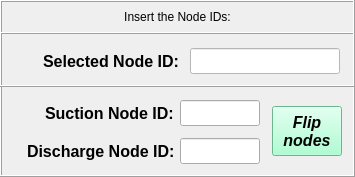
     <widget class="QFrame" name="frame_7">
      <property name="geometry">
       <rect>
        <x>68</x>
        <y>336</y>
        <width>355</width>
        <height>177</height>
       </rect>
      </property>
      <property name="frameShape">
       <enum>QFrame::Box</enum>
      </property>
      <property name="frameShadow">
       <enum>QFrame::Raised</enum>
      </property>
      <widget class="QLabel" name="label_7">
       <property name="geometry">
        <rect>
         <x>0</x>
         <y>0</y>
         <width>355</width>
         <height>34</height>
        </rect>
       </property>
       <property name="minimumSize">
        <size>
         <width>355</width>
         <height>34</height>
        </size>
       </property>
       <property name="maximumSize">
        <size>
         <width>355</width>
         <height>34</height>
        </size>
       </property>
       <property name="font">
        <font>
         <italic>false</italic>
        </font>
       </property>
       <property name="frameShape">
        <enum>QFrame::Box</enum>
       </property>
       <property name="frameShadow">
        <enum>QFrame::Raised</enum>
       </property>
       <property name="text">
        <string>Insert the Node IDs:</string>
       </property>
       <property name="alignment">
        <set>Qt::AlignCenter</set>
       </property>
      </widget>
      <widget class="QLineEdit" name="lineEdit_id_labels_2">
       <property name="enabled">
        <bool>false</bool>
       </property>
       <property name="geometry">
        <rect>
         <x>8</x>
         <y>100</y>
         <width>170</width>
         <height>26</height>
        </rect>
       </property>
       <property name="minimumSize">
        <size>
         <width>170</width>
         <height>26</height>
        </size>
       </property>
       <property name="maximumSize">
        <size>
         <width>170</width>
         <height>26</height>
        </size>
       </property>
       <property name="palette">
        <palette>
         <active>
          <colorrole role="WindowText">
           <brush brushstyle="SolidPattern">
            <color alpha="255">
             <red>0</red>
             <green>0</green>
             <blue>0</blue>
            </color>
           </brush>
          </colorrole>
          <colorrole role="Dark">
           <brush brushstyle="SolidPattern">
            <color alpha="255">
             <red>0</red>
             <green>0</green>
             <blue>0</blue>
            </color>
           </brush>
          </colorrole>
          <colorrole role="Text">
           <brush brushstyle="SolidPattern">
            <color alpha="255">
             <red>0</red>
             <green>0</green>
             <blue>0</blue>
            </color>
           </brush>
          </colorrole>
          <colorrole role="ButtonText">
           <brush brushstyle="SolidPattern">
            <color alpha="255">
             <red>0</red>
             <green>0</green>
             <blue>0</blue>
            </color>
           </brush>
          </colorrole>
         </active>
         <inactive>
          <colorrole role="WindowText">
           <brush brushstyle="SolidPattern">
            <color alpha="255">
             <red>0</red>
             <green>0</green>
             <blue>0</blue>
            </color>
           </brush>
          </colorrole>
          <colorrole role="Dark">
           <brush brushstyle="SolidPattern">
            <color alpha="255">
             <red>0</red>
             <green>0</green>
             <blue>0</blue>
            </color>
           </brush>
          </colorrole>
          <colorrole role="Text">
           <brush brushstyle="SolidPattern">
            <color alpha="255">
             <red>0</red>
             <green>0</green>
             <blue>0</blue>
            </color>
           </brush>
          </colorrole>
          <colorrole role="ButtonText">
           <brush brushstyle="SolidPattern">
            <color alpha="255">
             <red>0</red>
             <green>0</green>
             <blue>0</blue>
            </color>
           </brush>
          </colorrole>
         </inactive>
         <disabled>
          <colorrole role="WindowText">
           <brush brushstyle="SolidPattern">
            <color alpha="255">
             <red>0</red>
             <green>0</green>
             <blue>0</blue>
            </color>
           </brush>
          </colorrole>
          <colorrole role="Dark">
           <brush brushstyle="SolidPattern">
            <color alpha="255">
             <red>0</red>
             <green>0</green>
             <blue>0</blue>
            </color>
           </brush>
          </colorrole>
          <colorrole role="Text">
           <brush brushstyle="SolidPattern">
            <color alpha="255">
             <red>0</red>
             <green>0</green>
             <blue>0</blue>
            </color>
           </brush>
          </colorrole>
          <colorrole role="ButtonText">
           <brush brushstyle="SolidPattern">
            <color alpha="255">
             <red>0</red>
             <green>0</green>
             <blue>0</blue>
            </color>
           </brush>
          </colorrole>
         </disabled>
        </palette>
       </property>
       <property name="font">
        <font>
         <family>Arial</family>
         <pointsize>12</pointsize>
         <weight>75</weight>
         <italic>false</italic>
         <bold>true</bold>
        </font>
       </property>
       <property name="focusPolicy">
        <enum>Qt::ClickFocus</enum>
       </property>
       <property name="autoFillBackground">
        <bool>false</bool>
       </property>
       <property name="text">
        <string>Suction Node ID:</string>
       </property>
       <property name="frame">
        <bool>false</bool>
       </property>
       <property name="alignment">
        <set>Qt::AlignRight|Qt::AlignTrailing|Qt::AlignVCenter</set>
       </property>
      </widget>
      <widget class="QLineEdit" name="lineEdit_discharge_node_ID">
       <property name="geometry">
        <rect>
         <x>180</x>
         <y>138</y>
         <width>80</width>
         <height>26</height>
        </rect>
       </property>
       <property name="minimumSize">
        <size>
         <width>0</width>
         <height>26</height>
        </size>
       </property>
       <property name="maximumSize">
        <size>
         <width>16777215</width>
         <height>26</height>
        </size>
       </property>
       <property name="font">
        <font>
         <family>Arial</family>
         <pointsize>12</pointsize>
         <weight>75</weight>
         <italic>true</italic>
         <bold>true</bold>
        </font>
       </property>
       <property name="focusPolicy">
        <enum>Qt::ClickFocus</enum>
       </property>
       <property name="styleSheet">
        <string notr="true">color: rgb(0, 0, 255);</string>
       </property>
       <property name="text">
        <string/>
       </property>
       <property name="alignment">
        <set>Qt::AlignCenter</set>
       </property>
      </widget>
      <widget class="QLineEdit" name="lineEdit_suction_node_ID">
       <property name="geometry">
        <rect>
         <x>180</x>
         <y>100</y>
         <width>80</width>
         <height>26</height>
        </rect>
       </property>
       <property name="minimumSize">
        <size>
         <width>0</width>
         <height>26</height>
        </size>
       </property>
       <property name="maximumSize">
        <size>
         <width>16777215</width>
         <height>26</height>
        </size>
       </property>
       <property name="font">
        <font>
         <family>Arial</family>
         <pointsize>12</pointsize>
         <weight>75</weight>
         <italic>true</italic>
         <bold>true</bold>
        </font>
       </property>
       <property name="focusPolicy">
        <enum>Qt::ClickFocus</enum>
       </property>
       <property name="styleSheet">
        <string notr="true">color: rgb(0, 0, 255);</string>
       </property>
       <property name="text">
        <string/>
       </property>
       <property name="alignment">
        <set>Qt::AlignCenter</set>
       </property>
      </widget>
      <widget class="QLineEdit" name="lineEdit_id_labels_3">
       <property name="enabled">
        <bool>false</bool>
       </property>
       <property name="geometry">
        <rect>
         <x>8</x>
         <y>138</y>
         <width>170</width>
         <height>26</height>
        </rect>
       </property>
       <property name="minimumSize">
        <size>
         <width>170</width>
         <height>26</height>
        </size>
       </property>
       <property name="maximumSize">
        <size>
         <width>170</width>
         <height>26</height>
        </size>
       </property>
       <property name="palette">
        <palette>
         <active>
          <colorrole role="WindowText">
           <brush brushstyle="SolidPattern">
            <color alpha="255">
             <red>0</red>
             <green>0</green>
             <blue>0</blue>
            </color>
           </brush>
          </colorrole>
          <colorrole role="Dark">
           <brush brushstyle="SolidPattern">
            <color alpha="255">
             <red>0</red>
             <green>0</green>
             <blue>0</blue>
            </color>
           </brush>
          </colorrole>
          <colorrole role="Text">
           <brush brushstyle="SolidPattern">
            <color alpha="255">
             <red>0</red>
             <green>0</green>
             <blue>0</blue>
            </color>
           </brush>
          </colorrole>
          <colorrole role="ButtonText">
           <brush brushstyle="SolidPattern">
            <color alpha="255">
             <red>0</red>
             <green>0</green>
             <blue>0</blue>
            </color>
           </brush>
          </colorrole>
         </active>
         <inactive>
          <colorrole role="WindowText">
           <brush brushstyle="SolidPattern">
            <color alpha="255">
             <red>0</red>
             <green>0</green>
             <blue>0</blue>
            </color>
           </brush>
          </colorrole>
          <colorrole role="Dark">
           <brush brushstyle="SolidPattern">
            <color alpha="255">
             <red>0</red>
             <green>0</green>
             <blue>0</blue>
            </color>
           </brush>
          </colorrole>
          <colorrole role="Text">
           <brush brushstyle="SolidPattern">
            <color alpha="255">
             <red>0</red>
             <green>0</green>
             <blue>0</blue>
            </color>
           </brush>
          </colorrole>
          <colorrole role="ButtonText">
           <brush brushstyle="SolidPattern">
            <color alpha="255">
             <red>0</red>
             <green>0</green>
             <blue>0</blue>
            </color>
           </brush>
          </colorrole>
         </inactive>
         <disabled>
          <colorrole role="WindowText">
           <brush brushstyle="SolidPattern">
            <color alpha="255">
             <red>0</red>
             <green>0</green>
             <blue>0</blue>
            </color>
           </brush>
          </colorrole>
          <colorrole role="Dark">
           <brush brushstyle="SolidPattern">
            <color alpha="255">
             <red>0</red>
             <green>0</green>
             <blue>0</blue>
            </color>
           </brush>
          </colorrole>
          <colorrole role="Text">
           <brush brushstyle="SolidPattern">
            <color alpha="255">
             <red>0</red>
             <green>0</green>
             <blue>0</blue>
            </color>
           </brush>
          </colorrole>
          <colorrole role="ButtonText">
           <brush brushstyle="SolidPattern">
            <color alpha="255">
             <red>0</red>
             <green>0</green>
             <blue>0</blue>
            </color>
           </brush>
          </colorrole>
         </disabled>
        </palette>
       </property>
       <property name="font">
        <font>
         <family>Arial</family>
         <pointsize>12</pointsize>
         <weight>75</weight>
         <italic>false</italic>
         <bold>true</bold>
        </font>
       </property>
       <property name="focusPolicy">
        <enum>Qt::ClickFocus</enum>
       </property>
       <property name="autoFillBackground">
        <bool>false</bool>
       </property>
       <property name="text">
        <string>Discharge Node ID:</string>
       </property>
       <property name="frame">
        <bool>false</bool>
       </property>
       <property name="alignment">
        <set>Qt::AlignRight|Qt::AlignTrailing|Qt::AlignVCenter</set>
       </property>
      </widget>
      <widget class="QFrame" name="frame_8">
       <property name="geometry">
        <rect>
         <x>0</x>
         <y>32</y>
         <width>355</width>
         <height>55</height>
        </rect>
       </property>
       <property name="frameShape">
        <enum>QFrame::Box</enum>
       </property>
       <property name="frameShadow">
        <enum>QFrame::Raised</enum>
       </property>
       <widget class="QLineEdit" name="lineEdit_selected_node_ID">
        <property name="enabled">
         <bool>false</bool>
        </property>
        <property name="geometry">
         <rect>
          <x>190</x>
          <y>16</y>
          <width>150</width>
          <height>26</height>
         </rect>
        </property>
        <property name="minimumSize">
         <size>
          <width>150</width>
          <height>26</height>
         </size>
        </property>
        <property name="maximumSize">
         <size>
          <width>150</width>
          <height>26</height>
         </size>
        </property>
        <property name="sizeIncrement">
         <size>
          <width>0</width>
          <height>26</height>
         </size>
        </property>
        <property name="font">
         <font>
          <family>Arial</family>
          <pointsize>12</pointsize>
          <weight>75</weight>
          <italic>true</italic>
          <bold>true</bold>
         </font>
        </property>
        <property name="focusPolicy">
         <enum>Qt::ClickFocus</enum>
        </property>
        <property name="styleSheet">
         <string notr="true">color: rgb(255, 0, 0);
background-color: rgb(255, 255, 255);</string>
        </property>
        <property name="alignment">
         <set>Qt::AlignCenter</set>
        </property>
       </widget>
       <widget class="QLineEdit" name="lineEdit_id_labels">
        <property name="enabled">
         <bool>false</bool>
        </property>
        <property name="geometry">
         <rect>
          <x>20</x>
          <y>16</y>
          <width>163</width>
          <height>26</height>
         </rect>
        </property>
        <property name="minimumSize">
         <size>
          <width>0</width>
          <height>26</height>
         </size>
        </property>
        <property name="maximumSize">
         <size>
          <width>16777215</width>
          <height>26</height>
         </size>
        </property>
        <property name="palette">
         <palette>
          <active>
           <colorrole role="WindowText">
            <brush brushstyle="SolidPattern">
             <color alpha="255">
              <red>0</red>
              <green>0</green>
              <blue>0</blue>
             </color>
            </brush>
           </colorrole>
           <colorrole role="Dark">
            <brush brushstyle="SolidPattern">
             <color alpha="255">
              <red>0</red>
              <green>0</green>
              <blue>0</blue>
             </color>
            </brush>
           </colorrole>
           <colorrole role="Text">
            <brush brushstyle="SolidPattern">
             <color alpha="255">
              <red>0</red>
              <green>0</green>
              <blue>0</blue>
             </color>
            </brush>
           </colorrole>
           <colorrole role="ButtonText">
            <brush brushstyle="SolidPattern">
             <color alpha="255">
              <red>0</red>
              <green>0</green>
              <blue>0</blue>
             </color>
            </brush>
           </colorrole>
          </active>
          <inactive>
           <colorrole role="WindowText">
            <brush brushstyle="SolidPattern">
             <color alpha="255">
              <red>0</red>
              <green>0</green>
              <blue>0</blue>
             </color>
            </brush>
           </colorrole>
           <colorrole role="Dark">
            <brush brushstyle="SolidPattern">
             <color alpha="255">
              <red>0</red>
              <green>0</green>
              <blue>0</blue>
             </color>
            </brush>
           </colorrole>
           <colorrole role="Text">
            <brush brushstyle="SolidPattern">
             <color alpha="255">
              <red>0</red>
              <green>0</green>
              <blue>0</blue>
             </color>
            </brush>
           </colorrole>
           <colorrole role="ButtonText">
            <brush brushstyle="SolidPattern">
             <color alpha="255">
              <red>0</red>
              <green>0</green>
              <blue>0</blue>
             </color>
            </brush>
           </colorrole>
          </inactive>
          <disabled>
           <colorrole role="WindowText">
            <brush brushstyle="SolidPattern">
             <color alpha="255">
              <red>0</red>
              <green>0</green>
              <blue>0</blue>
             </color>
            </brush>
           </colorrole>
           <colorrole role="Dark">
            <brush brushstyle="SolidPattern">
             <color alpha="255">
              <red>0</red>
              <green>0</green>
              <blue>0</blue>
             </color>
            </brush>
           </colorrole>
           <colorrole role="Text">
            <brush brushstyle="SolidPattern">
             <color alpha="255">
              <red>0</red>
              <green>0</green>
              <blue>0</blue>
             </color>
            </brush>
           </colorrole>
           <colorrole role="ButtonText">
            <brush brushstyle="SolidPattern">
             <color alpha="255">
              <red>0</red>
              <green>0</green>
              <blue>0</blue>
             </color>
            </brush>
           </colorrole>
          </disabled>
         </palette>
        </property>
        <property name="font">
         <font>
          <family>Arial</family>
          <pointsize>12</pointsize>
          <weight>75</weight>
          <italic>false</italic>
          <bold>true</bold>
         </font>
        </property>
        <property name="focusPolicy">
         <enum>Qt::ClickFocus</enum>
        </property>
        <property name="autoFillBackground">
         <bool>false</bool>
        </property>
        <property name="text">
         <string>Selected Node ID:</string>
        </property>
        <property name="frame">
         <bool>false</bool>
        </property>
        <property name="alignment">
         <set>Qt::AlignRight|Qt::AlignTrailing|Qt::AlignVCenter</set>
        </property>
       </widget>
      </widget>
      <widget class="QPushButton" name="pushButton_flipNodes">
       <property name="geometry">
        <rect>
         <x>272</x>
         <y>106</y>
         <width>70</width>
         <height>50</height>
        </rect>
       </property>
       <property name="minimumSize">
        <size>
         <width>70</width>
         <height>50</height>
        </size>
       </property>
       <property name="maximumSize">
        <size>
         <width>70</width>
         <height>50</height>
        </size>
       </property>
       <property name="font">
        <font>
         <family>Arial</family>
         <pointsize>12</pointsize>
         <weight>75</weight>
         <italic>true</italic>
         <bold>true</bold>
        </font>
       </property>
       <property name="styleSheet">
        <string notr="true">background-color: rgb(150, 255, 200);</string>
       </property>
       <property name="text">
        <string>Flip 
nodes</string>
       </property>
      </widget>
     </widget>
